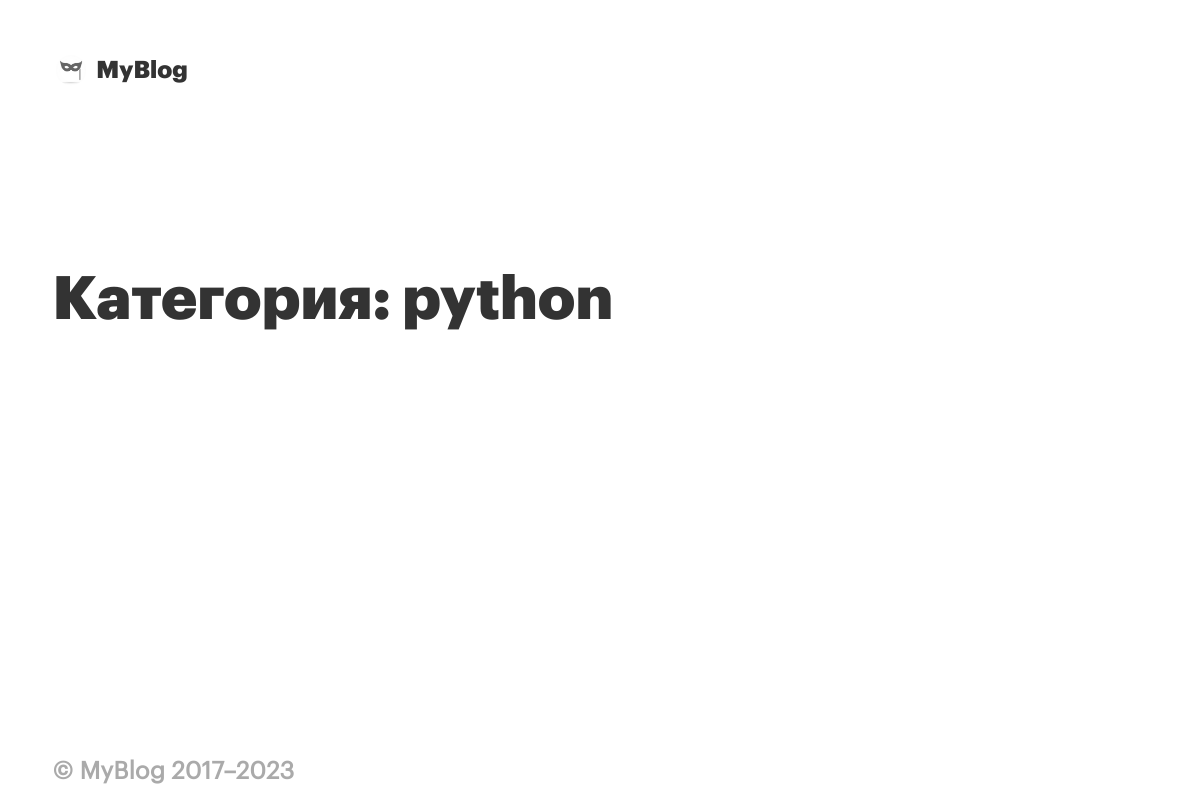
/blog/category/python/, run on an earlier commit of the app's database.
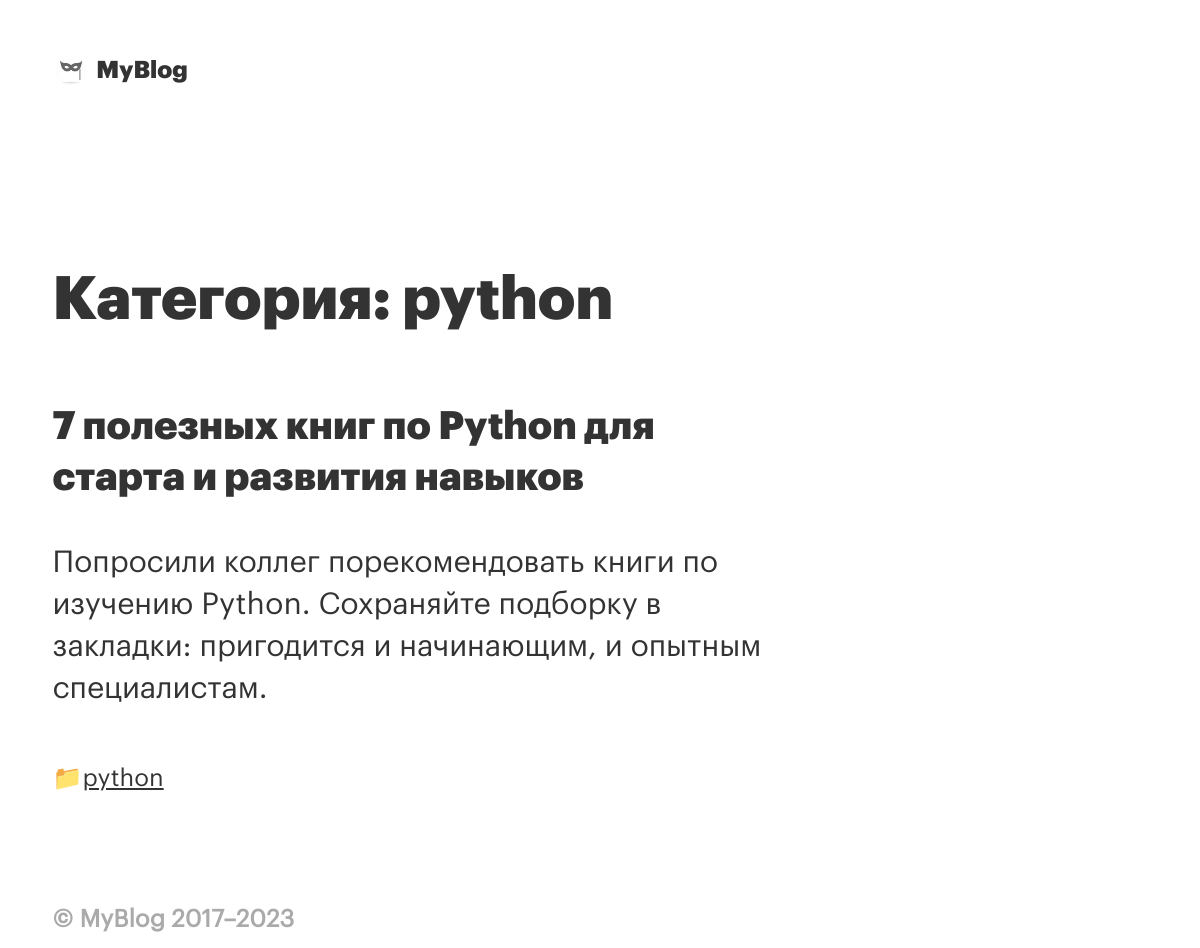
And on a later commit of the database.
### blog/models.py (models this page shows, shortened)
class Article(models.Model):
    title = models.CharField(max_length=255)
    summary = models.TextField()
    full_text = models.TextField()
    category = models.CharField(max_length=255)
    pubdate = models.DateTimeField()
    slug = models.CharField(max_length=255, unique=True)
    og_image = models.ImageField(upload_to='images', null=True)
    def get_absolute_url(self):
        return reverse('article_page', kwargs={'slug': self.slug})
    def get_category_url(self):
        return reverse('category_page', kwargs={'category': self.category})

### blog/views.py (the view)
# urls.py: path('blog/category/<slug:category>/', category_page,
def category_page(request, category):
    articles = Article.objects.filter(category=category)
    context = global_context | {'articles': articles, 'category': category}
    return render(request, 'category_page.html', context)

### blog/templates/category_page.html (shortened to what this page needs)
{% extends 'base.html' %}
{% load static %}
{% block page_header %}
<a href="{% url 'home_page' %}">
    <img src="{% static 'img/avatar.jpg' %}" />
    <span class="author-name">{{ author_name }}</span>
</a>
{% endblock %}
{% block content %}
    <div class="row">
        <div class="col-lg-8 col-md-12">
            <div class="article-list">
                <h1>Категория: {{ category }}</h1>
                {% for article in articles %}
                    <div class="article">
                        <h2 class="article-title">
                            <a href="{{ article.get_absolute_url }}">{{ article.title | safe }}</a>
                        <div class="article-text">{{ article.summary | safe }}</div>
                        <div class="article-footer">
                            📁<a href="{{ article.get_category_url }}">{{ article.category }}</a>
                        </div>
                    </div>
                {% endfor %}
            </div>
        </div>
    </div>
{% endblock %}

### blog/templates/base.html (shortened to what this page needs)
{% load static %}
{% load i18n %}
<html>
    <head>
        <link href="https://cdn.jsdelivr.net/npm/bootstrap@5.0.2/dist/css/bootstrap.min.css" rel="stylesheet">
        <link href="{% static 'blog/likely.css' %}" rel="stylesheet">
        <link href="{% static 'blog/styles.css' %}" rel="stylesheet">
    </head>
    <body>
        <div class="container-lg">
            <div class="row page-header">
                <div class="col">
                    <div class="avatar-top">
                        {% block page_header %}{% endblock %}
                    </div>
                </div>
            </div>
            {% block content %}
            {% endblock %}
        </div>
        <footer class="footer">
            <div class="container-lg">
              © {{ author_name }} 2017–{% now "Y" %}
            </div>
          </footer>
    </body>
</html>

### blog/static/blog/styles.css (style rules this page uses)
html { position: relative; min-height: 100%; font-size: 18px; }
body { color: #333; font-family: graphik-regular, Arial, Helvetica, sans-serif; margin-bottom: 60px; line-height: 1.4rem; }
.page-header { height: 9rem; margin-left: -20px; }
h1, h2, h3 { font-family: graphik-black, Arial, Helvetica, sans-serif; line-height: 1.7rem; }
h1 { font-size: 2em; }
h2 { margin-top: 2em; margin-bottom: 1em; font-size: 1.3em; }
.avatar-top { margin-top: 2em; font-size: 0.8em; font-family: graphik-black, Arial, Helvetica, sans-serif; }
.avatar-top a { text-decoration: none; color: #333 }
.avatar-top img { width: 32px; margin-right: .2em; clip-path: circle(15px at center); margin-top: -3px; }
.article { margin-bottom: 3em; }
.article-title { margin-bottom: 1em; }
.article-title a { text-decoration: none; color: #333; }
.article-footer { margin-top: 2em; font-size: .8em; }
.article-footer a { color: #333; text-decoration: none; text-decoration: underline; }
.footer { position: absolute; bottom: 0; width: 100%; height: 60px; line-height: 60px; background-color: #fff; font-family: graphik-regular, Arial, Helvetica, sans-serif; font-size: .8em; font-weight: 600; color: #aaa; }
@media all and (min-device-width:569px) and (max-device-width: 960px) { html { font-size: 30px; } }

What changed in the data, as far as the page shows it:
added Article: title "7 полезных книг по Python для старта и развития навыков", summary "Попросили коллег порекомендовать книги по изучению Python. Сохраняйте подборку в закладки: пригодится и начинающим, и опытным специалистам.", category "python"
